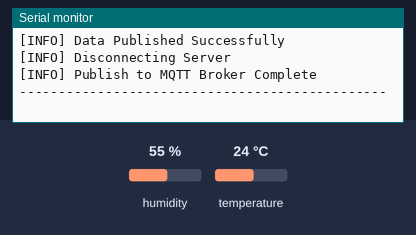
Simulated run of this sketch. Board: ESP32. Shown: the last lines printed to the serial monitor. The test bench sets the inputs (shaded band); at power-on: humidity 55 %, temperature 24 °C. WiFi joins after 1.5 s; servers stay silent unless stated; no MQTT or app messages arrive unless stated.

Above: at 2.9 s.
3.0 s: humidity set to 22 %
At 7.41 s:
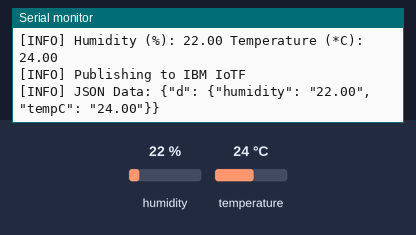
9.0 s: temperature set to 12 °C
At 12.64 s:
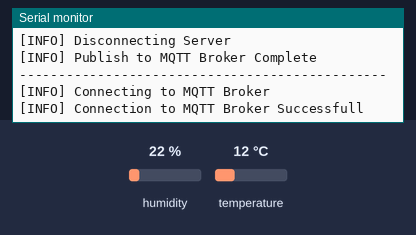
15.0 s: humidity set to 40 %
At 18.15 s:
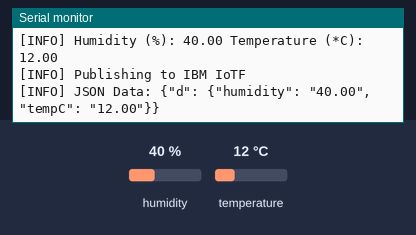
Timing chart, 0 to 19.6 s (numbered marks = the images above; inputs shaded):
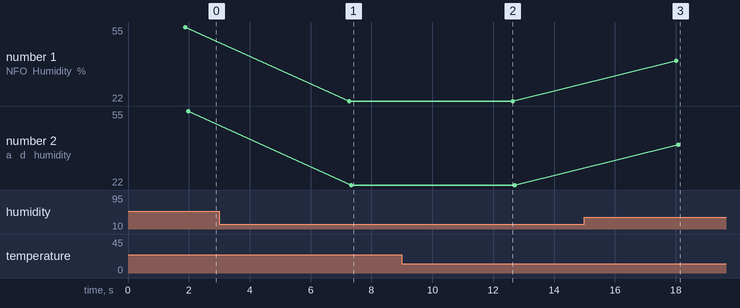

Measured:
- after the input at 3.0 s, the serial monitor: prints a new line after 4.3 s (image 1)
- after the input at 15.0 s, the serial monitor: prints a new line after 3.0 s (image 3)
- plotted number 1: 55 → 22 after the input at 3.0 s, 22 → 40 after the input at 15.0 s
- plotted number 2: 55 → 22 after the input at 3.0 s, 22 → 40 after the input at 15.0 s

The sketch:

ibm-bluemix-iotf_mqtt-publish.ino
```cpp
/***************************************************************************
 * Sketch Name: IBM Bluemix IoTF - MQT Data Publish
 * Description: This sketch illustrates how Arduino can publish events to
                IBM Bluemix IoTF
 * Created On:  December 15, 2015
 * Author:      Adeel Javed
 * Website:     http://codifythings.com
 **************************************************************************/

/***************************************************************************
 * External Libraries
 **************************************************************************/

#include <SPI.h>
#include <WiFi.h>
#include <dht11.h>
#include <PubSubClient.h>

/***************************************************************************
 * Internet Connectivity Setup - Variables & Functions
 **************************************************************************/

char ssid[] = "HOME-9252";        // Network SSID (name)
char pass[] = "E37DCD7F7DCDF7AC"; // Network Password (use for WPA,
                                  // or use as key for WEP)

int keyIndex = 0;                 // Network Key Index Number
                                  // (needed only for WEP)

int status = WL_IDLE_STATUS;

WiFiClient client;

void connectToInternet()
{
  status = WiFi.status();

  // Check for the presence of the shield
  if (status == WL_NO_SHIELD)
  {
    Serial.println("[ERROR] WiFi Shield Not Present");
    // Do nothing
    while (true);
  }

  // Attempt to connect to WPA/WPA2 Wifi network
  while ( status != WL_CONNECTED)
  {
    Serial.print("[INFO] Attempting Connection - WPA SSID: ");
    Serial.println(ssid);

    status = WiFi.begin(ssid, pass);
  }

  // Connection successful
  Serial.print("[INFO] Connection Successful");
  Serial.print("");
  printConnectionInformation();
  Serial.println("-----------------------------------------------");
  Serial.println("");
}

void printConnectionInformation()
{
  // Print Network SSID
  Serial.print("[INFO] SSID: ");
  Serial.println(WiFi.SSID());

  // Print Router's MAC address
  byte bssid[6];
  WiFi.BSSID(bssid);
  Serial.print("[INFO] BSSID: ");
  Serial.print(bssid[5], HEX);
  Serial.print(":");
  Serial.print(bssid[4], HEX);
  Serial.print(":");
  Serial.print(bssid[3], HEX);
  Serial.print(":");
  Serial.print(bssid[2], HEX);
  Serial.print(":");
  Serial.print(bssid[1], HEX);
  Serial.print(":");
  Serial.println(bssid[0], HEX);

  // Print received signal strength
  long rssi = WiFi.RSSI();
  Serial.print("[INFO] Signal Strength (RSSI): ");
  Serial.println(rssi);

  // Print encryption type
  byte encryption = WiFi.encryptionType();
  Serial.print("[INFO] Encryption Type: ");
  Serial.println(encryption, HEX);

  // Print WiFi Shield's IP address
  IPAddress ip = WiFi.localIP();
  Serial.print("[INFO] IP Address: ");
  Serial.println(ip);

  // Print MAC address
  byte mac[6];
  WiFi.macAddress(mac);
  Serial.print("[INFO] MAC Address: ");
  Serial.print(mac[5], HEX);
  Serial.print(":");
  Serial.print(mac[4], HEX);
  Serial.print(":");
  Serial.print(mac[3], HEX);
  Serial.print(":");
  Serial.print(mac[2], HEX);
  Serial.print(":");
  Serial.print(mac[1], HEX);
  Serial.print(":");
  Serial.println(mac[0], HEX);
}

/*****************************************************************************
 * Sensor Setup - Variables & Functions
 ****************************************************************************/

dht11 DHT11;

#define DHT11PIN 3

float humidity = 0.0;
float tempC = 0.0;

void readSensorData()
{
  int chk = DHT11.read(DHT11PIN);

  Serial.print("[INFO] DHT11 Read: ");

  switch (chk)
  {
    case DHTLIB_OK:
      Serial.println("OK");

      humidity = (float)DHT11.humidity;
      tempC = (float)DHT11.temperature;

      Serial.print("[INFO] Humidity (%): ");
      Serial.print(humidity, 2);
      Serial.print(" Temperature (*C): ");
      Serial.println(tempC, 2);
      break;
    case DHTLIB_ERROR_CHECKSUM:
      Serial.println("Checksum Error");
      break;
    case DHTLIB_ERROR_TIMEOUT:
      Serial.println("Time Out Error");
      break;
    default:
      Serial.println("Unknown Error");
      break;
  }
}

/***************************************************************************
 * Data Publish - Variables & Functions
 **************************************************************************/

// IP address of the IBM MQTT server
char server[] = "3znyoi.messaging.internetofthings.ibmcloud.com";
int port = 1883;
char topic[] = "iot-2/evt/status/fmt/json";
String clientName = "d:3znyoi:WeatherDT:WeatherD";
char token[] = "*QYGI_FpT6!&NrKzOF";

PubSubClient pubSubClient(server, port, 0, client);

void publishData()
{
  // Connect MQTT Broker
  Serial.println("[INFO] Connecting to MQTT Broker");

  char clientStr[60];
  clientName.toCharArray(clientStr,60);

  if (pubSubClient.connect(clientStr, "use-token-auth", token))
  {
    Serial.println("[INFO] Connection to MQTT Broker Successfull");
  }
  else
  {
    Serial.println("[INFO] Connection to MQTT Broker Failed");
  }

  // Publish to MQTT Topic
  if (pubSubClient.connected())
  {
    //Read sensor data
    readSensorData();

    Serial.println("[INFO] Publishing to IBM IoTF");
    String data = "{\"d\": {\"humidity\": \"" + String(humidity) + "\", \"tempC\": \"" + String(tempC) + "\"}}";

    char jsonStr[50];
    data.toCharArray(jsonStr,50);

    Serial.print("[INFO] JSON Data: ");
    Serial.println(jsonStr);

    char topicStr[33];
    String topicName = topic;
    topicName.toCharArray(topicStr,33);

    if (pubSubClient.publish(topicStr,jsonStr))
    {
      Serial.println("[INFO] Data Published Successfully");
    }
    else
    {
      Serial.println("[INFO] Failed to Publish Data");
    }

    Serial.println("[INFO] Disconnecting Server");
    pubSubClient.disconnect();
  }

  Serial.println("[INFO] Publish to MQTT Broker Complete");
  Serial.println("-----------------------------------------------");

  pubSubClient.loop();
}

/***************************************************************************
 * Standard Arduino Functions - setup(), loop()
 **************************************************************************/

void setup()
{
  // Initialize serial port
  Serial.begin(9600);

  // Connect Arduino to internet
  connectToInternet();
}

void loop()
{
  //readSensorData();
  publishData();

  delay(5000);
}
```
